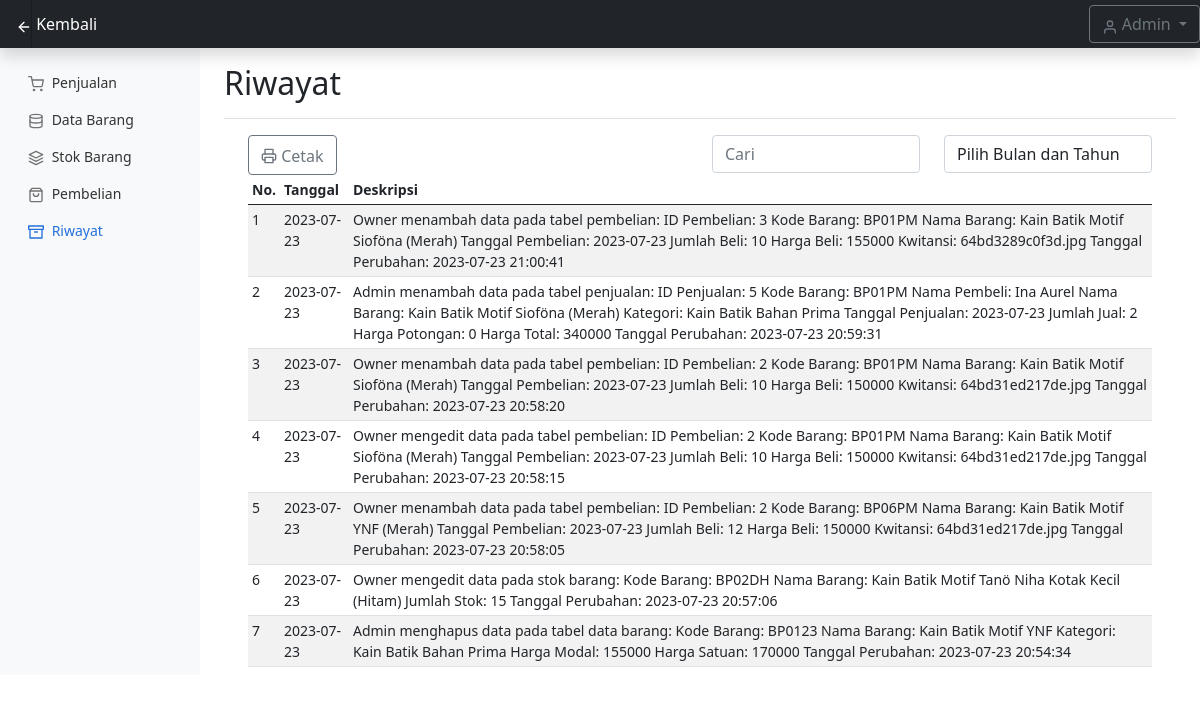
The page /riwayat.php (signed in) on the database its author committed.
### tables this page shows
CREATE TABLE `riwayat` (
  `id_riwayat` int(11) NOT NULL,
  `tanggal_riwayat` date NOT NULL,
  `deskripsi` text NOT NULL
);

### function.php (called while the page is built, shortened)
<?php
function query($query) {
	global $conn;
	$result = mysqli_query($conn, $query);
	$rows = [];
	while($row = mysqli_fetch_assoc($result)){
		$rows[] = $row;
	}
	return $rows;
}
 ?>

### riwayat.php (the view, shortened to what this page needs)
<?php
require 'config.php';
require 'function.php';
$datariwayat = query("SELECT * FROM riwayat ORDER BY id_riwayat DESC");
?>
<!doctype html>
<html lang="en">
  <head>
    <link href="https://cdn.jsdelivr.net/npm/bootstrap@5.0.2/dist/css/bootstrap.min.css" rel="stylesheet">
    <link rel="stylesheet" href="https://stackpath.bootstrapcdn.com/bootstrap/5.0.0/css/bootstrap.min.css">
<link href="assets/dist/css/bootstrap.min.css" rel="stylesheet">
    <link href="css/dashboard.css" rel="stylesheet">
  </head>
  <body>
<header class="navbar navbar-dark sticky-top bg-dark flex-md-nowrap p-0 shadow">
  <div class="d-flex align-items-center">
    <a class="navbar-brand col-md-3 col-lg-2 me-0 px-3 bg-dark" href="dashboard.php">
      <span data-feather="arrow-left"></span>
      Kembali
    </a>
  </div>
  <div class="ml-auto d-flex align-items-center">
    <div class="btn-group">
      <button type="button" class="btn btn-outline-secondary dropdown-toggle" data-bs-toggle="dropdown" aria-expanded="false">
        <a data-feather="user"></a>
        <?= ucfirst($_SESSION['username']); ?>
      </button>
    </div>
  </div>
</header>
<div class="container-fluid">
  <div class="row">
    <nav id="sidebarMenu" class="col-md-3 col-lg-2 d-md-block bg-light sidebar collapse">
      <div class="position-sticky pt-3">
        <ul class="nav flex-column">
          <li class="nav-item">
            <a class="nav-link" href="penjualan.php">
              <span data-feather="shopping-cart"></span>
              Penjualan
            </a>
          </li>
          <li class="nav-item">
            <a class="nav-link" href="databarang.php">
              <span data-feather="database"></span>
              Data Barang
            </a>
          </li>
          <li class="nav-item">
            <a class="nav-link" href="stokbarang.php">
              <span data-feather="layers"></span>
              Stok Barang
            </a>
          </li>
          <li class="nav-item">
            <a class="nav-link" href="pembelian.php">
              <span data-feather="shopping-bag"></span>
              Pembelian
            </a>
          </li>
          <li class="nav-item">
            <a class="nav-link active" aria-current="page" href="riwayat.php">
              <span data-feather="archive"></span>
              Riwayat
            </a>
          </li>
        </ul>
      </div>
    </nav>
    <main class="col-md-9 ms-sm-auto col-lg-10 px-md-4">
      <div class="d-flex justify-content-between flex-wrap flex-md-nowrap align-items-center pt-3 pb-2 mb-3 border-bottom">
        <h1 class="h2">Riwayat</h1>
      </div>
      <div class="container">
    <form method="post" id="search-form">
    <div class="row">
    <div class="col">
      <button type="button" class="btn btn-outline-secondary" data-bs-toggle="modal" data-bs-target="#modalcetak">
        <a data-feather="printer" style="vertical-align: middle"></a>
        <span class="fs-6" style="vertical-align: middle"> Cetak</span>
      </button>
    </div>
      <div class="col">
      </div>
      <div class="col">
        <input type="text" class="form-control" autofocus placeholder="Cari" autocomplete="off" name="keyword" id="keyword">
      </div>
      <div class="col">
        <select class="form-control" name="bulan_tahun" id="bulan-tahun">
          <option value="">Pilih Bulan dan Tahun</option>
        </select>
      </div>
    </div>
  </form>
  <div class="table-responsive" style="max-height: 500px; overflow-y: scroll;">
    <table class="table table-striped table-sm" id="riwayat-table">
      <thead>
        <tr>
          <th scope="col">No.</th>
          <th scope="col">Tanggal</th>
          <th scope="col">Deskripsi</th>
        </tr>
      </thead>
      <tbody>
        <?php $i = 1; ?>
        <?php foreach ($datariwayat as $row) : ?>
          <tr>
            <td><?= $i; ?></td>
            <td> <?= $row["tanggal_riwayat"]; ?></td>
            <td> <?= $row["deskripsi"]; ?></td>
          </tr>
          <?php $i++; ?>
        <?php endforeach; ?>
      </tbody>
    </table>
  </div>
</div>
    </main>
  </div>
</div>
  </body>
</html>

### css/dashboard.css (style rules this page uses)
body { font-size: .875rem; }
.feather { width: 16px; height: 16px; vertical-align: text-bottom; }
.sidebar { top: 0; bottom: 0; left: 0; z-index: 100; */ box-shadow: inset -1px 0 0 rgba(0, 0, 0, .1); }
.sidebar .nav-link { font-weight: 500; color: #333; }
.sidebar .nav-link .feather { margin-right: 4px; color: #727272; }
.sidebar .nav-link.active { color: #2470dc; }
.sidebar .nav-link:hover .feather, .sidebar .nav-link.active .feather { color: inherit; }
.navbar-brand { padding-top: .75rem; padding-bottom: .75rem; font-size: 1rem; background-color: rgba(0, 0, 0, .25); box-shadow: inset -1px 0 0 rgba(0, 0, 0, .25); }

### rows shown on the page
riwayat: tanggal_riwayat "2023-07-23", deskripsi "Owner menambah data pada tabel pembelian: ID Pembelian: 3 Kode Barang: BP01PM Nama Barang: Kain Batik Motif Sioföna (Merah) Tanggal Pembelian: 2023-07-23 Jumlah Beli: 10 Harga Beli: 155000 Kwitansi: 64bd3289c0f3d.jpg Tanggal Perubahan: 2023-07-23 21:00:41"
riwayat: tanggal_riwayat "2023-07-23", deskripsi "Admin menambah data pada tabel penjualan: ID Penjualan: 5 Kode Barang: BP01PM Nama Pembeli: Ina Aurel Nama Barang: Kain Batik Motif Sioföna (Merah) Kategori: Kain Batik Bahan Prima Tanggal Penjualan: 2023-07-23 Jumlah Jual: 2 Harga Potongan: 0 Harga Total: 340000 Tanggal Perubahan: 2023-07-23 20:59:31"
riwayat: tanggal_riwayat "2023-07-23", deskripsi "Owner menambah data pada tabel pembelian: ID Pembelian: 2 Kode Barang: BP01PM Nama Barang: Kain Batik Motif Sioföna (Merah) Tanggal Pembelian: 2023-07-23 Jumlah Beli: 10 Harga Beli: 150000 Kwitansi: 64bd31ed217de.jpg Tanggal Perubahan: 2023-07-23 20:58:20"
riwayat: tanggal_riwayat "2023-07-23", deskripsi "Owner mengedit data pada tabel pembelian: ID Pembelian: 2 Kode Barang: BP01PM Nama Barang: Kain Batik Motif Sioföna (Merah) Tanggal Pembelian: 2023-07-23 Jumlah Beli: 10 Harga Beli: 150000 Kwitansi: 64bd31ed217de.jpg Tanggal Perubahan: 2023-07-23 20:58:15"
riwayat: tanggal_riwayat "2023-07-23", deskripsi "Owner menambah data pada tabel pembelian: ID Pembelian: 2 Kode Barang: BP06PM Nama Barang: Kain Batik Motif YNF (Merah) Tanggal Pembelian: 2023-07-23 Jumlah Beli: 12 Harga Beli: 150000 Kwitansi: 64bd31ed217de.jpg Tanggal Perubahan: 2023-07-23 20:58:05"
riwayat: tanggal_riwayat "2023-07-23", deskripsi "Owner mengedit data pada stok barang: Kode Barang: BP02DH Nama Barang: Kain Batik Motif Tanö Niha Kotak Kecil (Hitam) Jumlah Stok: 15 Tanggal Perubahan: 2023-07-23 20:57:06"
riwayat: tanggal_riwayat "2023-07-23", deskripsi "Admin menghapus data pada tabel data barang: Kode Barang: BP0123 Nama Barang: Kain Batik Motif YNF Kategori: Kain Batik Bahan Prima Harga Modal: 155000 Harga Satuan: 170000 Tanggal Perubahan: 2023-07-23 20:54:34"

### other values the page prints
$_SESSION['username'] "Admin"
